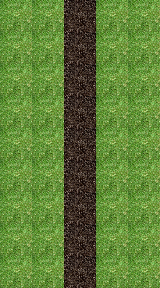

This game map was drawn from its Tiled (.tmx) file and the tilesets committed beside it. A one-line description and the full map source follow:
An orthogonal 5x9 tile map with 32x32 px tiles, 1 tile layer (Calque de Tuiles 1).

<map version="1.5" tiledversion="1.6.0" orientation="orthogonal" renderorder="right-down" width="5" height="9" tilewidth="32" tileheight="32" infinite="0" nextlayerid="2" nextobjectid="1">
 <tileset firstgid="1" source="Floor.tsx" />
 <layer id="1" name="Calque de Tuiles 1" width="5" height="9">
  <data encoding="csv">
2,2,1,2,2,
2,2,1,2,2,
2,2,1,2,2,
2,2,1,2,2,
2,2,1,2,2,
2,2,1,2,2,
2,2,1,2,2,
2,2,1,2,2,
2,2,1,2,2
</data>
 </layer>
</map>